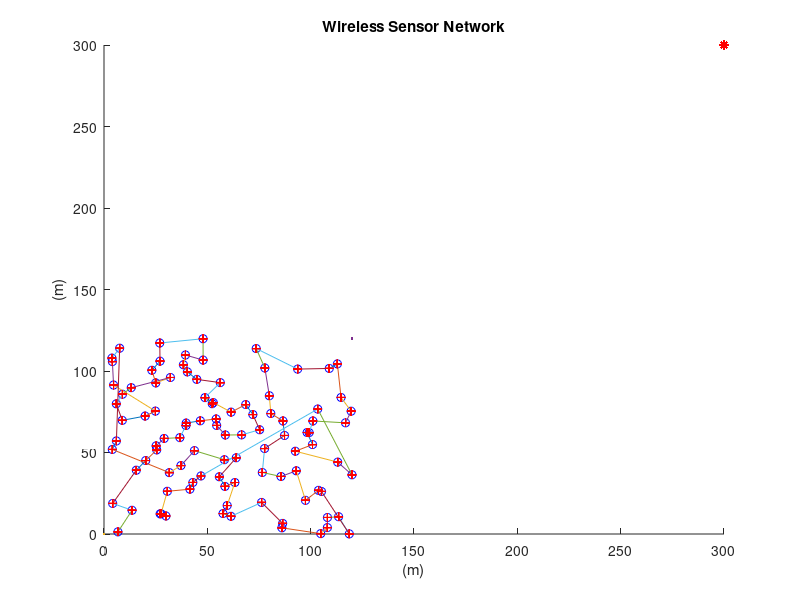
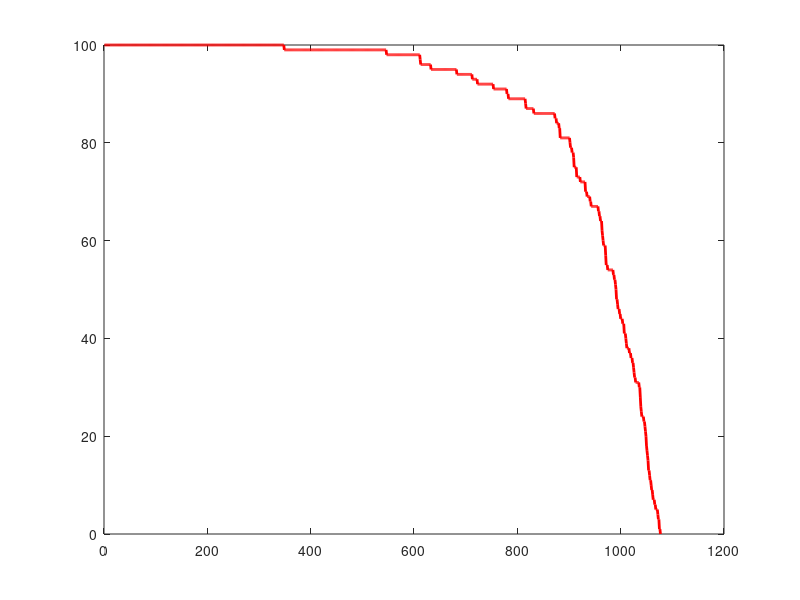

MATLAB code for these plots, in order: (Note: this script raises an error after producing the figures.)

close all;
clear;
clc;
%%%%%%%%%%%%%%%%%%%% Network Establishment Parameters %%%%%%%%%%%%%%%%%%%%
%%% Area of Operation %%%
% Field Dimensions in meters %
xm=120;
ym=120;
x=0; % added for better display results of the plot
y=0; % added for better display results of the plot
% Number of Nodes in the field %
n=100;
% Number of Dead Nodes in the beggining %
dead_nodes=0;
% Coordinates of the Sink (location is predetermined in this simulation) %
sinkx=300;
sinky=300;
%%% Energy Values %%%
% Initial Energy of a Node (in Joules) % 
Eo=1; % units in Joules
% Energy required to run circuity (both for transmitter and receiver) %
Eelec=50*10^(-9); % units in Joules/bit
ETx=50*10^(-9); % units in Joules/bit
ERx=50*10^(-9); % units in Joules/bit
% Transmit Amplifier Types %
Eamp=100*10^(-12); % units in Joules/bit/m^2 (amount of energy spent by the amplifier to transmit the bits)
% Data Aggregation Energy %
EDA=5*10^(-9); % units in Joules/bit
% Size of data package %
k=4000; % units in bits 
% Round of Operation %
rnd=0;
% Current Number of operating Nodes %
operating_nodes=n;
transmissions=0;
d(n,n)=0;
temp_dead=0;
dead_nodes=0;
selected=0;
flag1stdead=0;
count=0;
turn=0;
temp_val=0;
%%%%%%%%%%%%%%%%%%%%%%%%%%% End of Parameters %%%%%%%%%%%%%%%%%%%%%%%%%%%%
            %%% Creation of the Wireless Sensor Network %%%
% Plotting the WSN %
for i=1:n
    
    
    SN(i).id=i;	% sensor's ID number
    SN(i).x=rand(1,1)*xm;	% X-axis coordinates of sensor node
    SN(i).y=rand(1,1)*ym;	% Y-axis coordinates of sensor node
    SN(i).E=Eo;     % nodes energy levels (initially set to be equal to "Eo"
    SN(i).cond=1;   % States the current condition of the node. when the node is operational its value is =1 and when dead =0
    SN(i).dts=0;    % nodes distance from the sink
    SN(i).role=0;   % node acts as normal if the value is '0', if elected as a cluster head it  gets the value '1' (initially all nodes are normal)
    SN(i).pos=0;
    SN(i).closest=0;
    SN(i).prev=0;
    SN(i).dis=0;	% distance between two nodes headin towards to the cluster head from position 1
    SN(i).dis2=0;   % distance between two nodes headin towards to the cluster head from position 2
    SN(i).order=0;
    SN(i).sel=0;    % states if the node has already operated for this round or not (if 0 then no, if 1 then yes) 
    SN(i).rop=0;    % number of rounds node was operational
    SN(i).tel=0;    % states how many times the node was elected as a Cluster Head
    order(i)=0;
    hold on;
    figure(1)
    plot(x,y,xm,ym,SN(i).x,SN(i).y,'ob',sinkx,sinky,'*r');
    title 'Wireless Sensor Network';
    xlabel '(m)';
    ylabel '(m)';
    
end
 
    % Calculates Distance Between Each Node and the Sink (Base Station) %
 for i=1:n
    SN(i).dts=sqrt((sinkx-SN(i).x)^2 + (sinky-SN(i).y)^2);
    SN(i).Esink=Eelec*k + Eamp*k*(SN(i).dts)^2;
    T(i)=SN(i).dts;
 end
 
 
    A=sort(T,'descend'); % Creates array A containing the distance between each node and the sink,
                % sorted in an asceding order
     
     A_id(1:n)=0;
     % Creates array A_id which is sorted in a way that it's elements are
     % aligned with those of A. Contains the node ID
     for i=1:n
         for j=1:n
            if A(i)==SN(j).dts
               A_id(i)=SN(j).id;
            end
         end
     end
     
     
     % Creation of d Array with shortest distances %
     
     
            for i=1:n
             SN(i).closest=0;
             for j=1:n
                d(j,i)=sqrt((SN(i).x-SN(j).x)^2 + (SN(i).y-SN(j).y)^2);
                if d(j,i)==0
                    d(j,i)=9999;
                end
             end
            end
       
                  
        for i=1:n     
            [M,I]=min(d(:,i)); % finds the minimum distance of node to CH
            [Row, Col] = ind2sub(size(d),I); % displays the Cluster Number in which this node belongs too
            SN(i).closest=Row; % assigns node to the cluster
            SN(i).dis= d(Row,i); % assigns the distance of node to CH
        end
     
     
        % Choosing furthest node from sink %
        for i=1:n
             if SN(A_id(i)).E>0 && SN(A_id(i)).sel==0 && SN(A_id(i)).cond==1
                set= A_id(i);
                SN(set).sel=1;
                SN(set).pos=1;
                break;
             end
        end
     order(1)=set;
     
     temp=1;   
        while selected<n
            min_dis=9999;
            for i=1:n
                if  SN(i).sel==0 
                    d=sqrt((SN(i).x-SN(set).x)^2 + (SN(i).y-SN(set).y)^2);
                    if d<min_dis
                        min_dis=d;
                        next=i; 
                    end
                end
            end
            selected=selected+1;
            SN(set).closest=next;
            SN(set).dis=min_dis;
            SN(next).sel=1;
            SN(next).prev=set;
            SN(next).dis2=sqrt((SN(set).x-SN(next).x)^2 + (SN(set).y-SN(next).y)^2);
            plot([SN(set).x SN(next).x], [SN(set).y SN(next).y])
            hold on;
            set=next;
            temp=temp+1;
            order(temp)=set;
        end
        
   
        order(n+1)=[];
        SN(set).pos=2;
        SN(set).dis=0;
        SN(set).closest=0;
        for i=1:n
            if SN(i).closest==set && SN(i).pos==0;
               SN(set).prev=i;
               SN(set).dis2=sqrt((SN(i).x-SN(set).x)^2 + (SN(i).y-SN(set).y)^2);
            end
        end
    
        
        
        
                    % Data Transmission %
        
first_dead = -1;
middle_dead = -1;
last_dead = -1;
                      %%%%%% Set-Up Phase %%%%%% 
remaining_energy=[];                      
total_energy = [];           
energy_per_round=[];
        
        
while operating_nodes>0
    
        energy=0;
        
        for i=1:n
             SN(i).role=0;
        end
     
        % Cluster Head Election %
        cluster_head=mod(turn,n) +1;
        if SN(cluster_head).cond==0
            while SN(cluster_head).cond==0
               turn=turn+1;
               cluster_head=mod(turn,n) +1;
            end
        end
        if SN(cluster_head).cond==1
            SN(cluster_head).role=1;
            SN(cluster_head).tel=SN(cluster_head).tel+1;
            figure(1)
            plot(SN(cluster_head).x,SN(cluster_head).y,'+r')
        end
     
     
        for i=1:n
            if order(i)==cluster_head
                cl_pos=i;
                break;
            end
        end
        
        
        
  
        
for i=1:n
    if SN(order(i)).E>0 && SN(order(i)).cond==1
        
       if i<cl_pos       
          %%%%%%%%%%%%%%%%%%%%%%%%%%%%%%%%%
          if SN(order(i)).pos==1 && SN(order(i)).role==0 
             ETx= Eelec*k + Eamp*k*SN(order(i)).dis^2;
             SN(order(i)).E=SN(order(i)).E-ETx;
             energy=energy+ETx;
          end
          %%%%%%%%%%%%%%%%%%%%%%%%%%%%%%%%%
          if SN(order(i)).pos==0 && SN(order(i)).role==0
              ERx=(EDA+Eelec)*k;
              ETx= (EDA+Eelec)*k + Eamp*k*SN(order(i)).dis^2; 
              SN(order(i)).E=SN(order(i)).E-ETx-ERx;
              energy=energy+ETx+ERx;
          end     
       end
           
       if i>cl_pos       
          %%%%%%%%%%%%%%%%%%%%%%%%%%%%%%%%%
          if SN(order(i)).pos==2 && SN(order(i)).role==0 
             ETx= Eelec*k + Eamp*k*SN(order(i)).dis2^2;
             SN(order(i)).E=SN(order(i)).E-ETx;
             energy=energy+ETx;
          end
          %%%%%%%%%%%%%%%%%%%%%%%%%%%%%%%%%
          if SN(order(i)).pos==0 && SN(order(i)).role==0
              ERx=(EDA+Eelec)*k;
              ETx= (EDA+Eelec)*k + Eamp*k*SN(order(i)).dis2^2; 
              SN(order(i)).E=SN(order(i)).E-ETx-ERx;
              energy=energy+ETx+ERx;
          end    
       end
        
       if i==cl_pos       
          %%%%%%%%%%%%%%%%%%%%%%%%%%%%%%%%%%%%%%%%%%%%%%%
          if SN(order(i)).pos==0  && SN(order(i)).role==1
             ERx=(EDA+Eelec)*k*2;
             ETx= (EDA+Eelec)*k + Eamp*k*SN(order(i)).dts^2; 
             SN(order(i)).E=SN(order(i)).E-ETx-ERx;
             energy=energy+ETx+ERx;
          end
          %%%%%%%%%%%%%%%%%%%%%%%%%%%%%%%%%%%%%%%%%%%%%%%
          if SN(order(i)).pos==1  && SN(order(i)).role==1
             ERx=(EDA+Eelec)*k;
             ETx= (EDA+Eelec)*k + Eamp*k*SN(order(i)).dts^2; 
             SN(order(i)).E=SN(order(i)).E-ETx-ERx;
             energy=energy+ETx+ERx;
          end
          %%%%%%%%%%%%%%%%%%%%%%%%%%%%%%%%%%%%%%%%%%%%%%%
          if SN(order(i)).pos==2  && SN(order(i)).role==1
             ERx=(EDA+Eelec)*k;
             ETx= (EDA+Eelec)*k + Eamp*k*SN(order(i)).dts^2; 
             SN(order(i)).E=SN(order(i)).E-ETx-ERx;
             energy=energy+ETx+ERx;
          end   
       end
       
    end
    
    if SN(order(i)).E<=0 && SN(order(i)).cond==1
       SN(order(i)).cond=0;
     
       
                 %%%%%%%%%%%%%%%%%%%%%%%%%%%%%%%%%
                 if SN(order(i)).pos==1 && SN(order(i)).role==0
                    if operating_nodes==1
                    done='OK'
                    else
                    t=i;
                    while SN(order(t)).cond==0 && t<n
                        t=t+1;
                    end
                    SN(order(t)).pos=1;
                    SN(order(t)).prev=0;
                    end
                 end
                 %%%%%%%%%%%%%%%%%%%%%%%%%%%%%%%%%
                 if SN(order(i)).pos==2 && SN(order(i)).role==0
                    if operating_nodes==1
                    done='OK';
                    else
                    t=i;
                    while SN(order(t)).cond==0 && t>1
                        t=t-1;
                    end
                    SN(order(t)).pos=2; 
                    SN(order(t)).closest=0;
                    end
                 end
                 %%%%%%%%%%%%%%%%%%%%%%%%%%%%%%%%%
                 if SN(order(i)).pos==0 && SN(order(i)).role==1
                    SN(order(i)).role=0;
                    after=i;
                    for l=after:n 
                        if SN(order(l)).cond==1
                        break;
                        end
                    end
                    bef=i;
                    for j=bef:-1:1 
                        if SN(order(j)).cond==1
                        break;
                        end
                    end
                    SN(order(j)).closest=order(l);
                    SN(order(l)).prev=order(j);
                    SN(order(j)).dis=sqrt((SN(order(l)).x-SN(order(j)).x)^2 + (SN(order(l)).y-SN(order(j)).y)^2);
                    SN(order(l)).dis2=SN(order(j)).closest; 
                 end
                 %%%%%%%%%%%%%%%%%%%%%%%%%%%%%%%%%
                 if SN(order(i)).pos==1 && SN(order(i)).role==1
                    SN(order(i)).role=0;
                    t=i;
                    while SN(order(t)).cond==0 && t<n
                        t=t+1;
                    end
                    SN(order(t)).pos=1;
                 end
                 %%%%%%%%%%%%%%%%%%%%%%%%%%%%%%%%%
                 if SN(order(i)).pos==2 && SN(order(i)).role==1
                    SN(order(i)).role=0;
                    t=i;
                    while SN(order(t)).cond==0 && t>1
                        t=t-1;
                    end
                    SN(order(t)).pos=2; 
                 end
                 %%%%%%%%%%%%%%%%%%%%%%%%%%%%%%%%%
                 if SN(order(i)).pos==0 && SN(order(i)).role==0
                    after=i;
                    for l=after:n 
                        if SN(order(l)).cond==1
                        break;
                        end
                    end
                    bef=i;
                    for j=bef:-1:1 
                        if SN(order(j)).cond==1
                        break;
                        end
                    end
                    SN(order(j)).closest=order(l);
                    SN(order(l)).prev=order(j);
                    SN(order(j)).dis=sqrt((SN(order(l)).x-SN(order(j)).x)^2 + (SN(order(l)).y-SN(order(j)).y)^2);
                    SN(order(l)).dis2=SN(order(j)).dis;       
                 end
                 
                 
                
                operating_nodes=operating_nodes-1
                dead_nodes=dead_nodes+1;
                SN(order(i)).closest=0; 
                SN(order(i)).prev=0;
                SN(order(i)).dis=0;
                SN(order(i)).dis2=0;
                SN(order(i)).pos=101;
                SN(order(i)).rop=rnd;
    end
            
 
end
    
     if operating_nodes<n && temp_val==0
        temp_val=1;
        flag1stdead=rnd;
     end
       
        rnd=rnd+1
        turn=turn+1;
        
        op(rnd)=operating_nodes;
        
    if energy>0
    nrg(rnd)=energy;
    end
    if rnd>=1
      remaining_energy(rnd) = sum([SN([SN.cond] == 1).E]);
    end
    if rnd == 1
    total_energy(rnd  ) = energy;
    elseif rnd >= 2
    total_energy(rnd) = total_energy(rnd - 1) + energy; % accumulate energy
    end
    energy_per_round(rnd)=energy;
    if first_dead == -1 && dead_nodes > 0
        first_dead = rnd;
    end
    if middle_dead == -1 && dead_nodes >= 50
        middle_dead = rnd;
    end
    if last_dead == -1 && dead_nodes == 100
        last_dead = rnd;
    end
        
   
end
sum=0;
for i=1:flag1stdead
    sum=nrg(i) + sum;
end
temp1=sum/flag1stdead;
temp2=temp1/n;
for i=1:flag1stdead
avg_node(i)=temp2;
end
        
   
    
    % Plotting Simulation Results "Operating Nodes per Transmission" %
    figure(2)
    plot(1:rnd,op(1:rnd),'-r','Linewidth',2);
    T = table((1:rnd)', op(1:rnd)');
    writetable(T, 'pegasis.txt')
    title ({'PEGASIS'; 'Operational Nodes per Transmission';})
    xlabel 'Transmissions';
    ylabel 'Operational Nodes';
    hold on;
    
    % Plotting Simulation Results "Energy consumed per Transmission" %
    figure(3)
    plot(1:flag1stdead,nrg(1:flag1stdead),'-r','Linewidth',2);
    title ({'PEGASIS'; 'Energy consumed per Transmission';})
    xlabel 'Transmission';
    ylabel 'Energy ( J )';
    hold on;
    
    % Plotting Simulation Results "Average Energy consumed by a Node per Transmission" %
    figure(4)
    plot(1:flag1stdead,avg_node(1:flag1stdead),'-r','Linewidth',2);
    title ({'PEGASIS'; 'Average Energy consumed by a Node per Transmission';})
    xlabel 'Transmissions';
    ylabel 'Energy ( J )';
    hold on;
    % Plotting Simulation Results "Total Energy consumed by All Nodes per Transmission" %
figure(5)
plot(1:rnd-1,total_energy(1:rnd-1),'-b','Linewidth',2);
A = table((1:rnd-1)', total_energy(1:rnd-1)');
writetable(A, 'Pegasis_total_energy.txt')
title ({'PEGASIS'; 'Total Energy consumed by All Nodes per Transmission';})
xlabel 'Transmissions';
ylabel 'Total Energy ( J )';
hold on;
figure(7)
plot(1:rnd-1, remaining_energy(1:rnd-1), '-b', 'LineWidth', 2);
B = table((1:rnd-1)', remaining_energy(1:rnd-1)');
writetable(B, 'Pegasis_remain_energy.txt')
title({'LEACH'; 'Total Remaining Energy of All Active Nodes per Round'});
xlabel('Rounds');
ylabel('Total Remaining Energy ( J )');
hold on;
figure(8)
plot(1:rnd,energy_per_round(1:rnd),'-b','Linewidth',2);
C = table((1:rnd)', energy_per_round(1:rnd)');
writetable(C, 'Pegasis_energy_per_round.txt')
title ({'PEGASIS'; ' Energy per round All Nodes per Transmission';})
xlabel 'Transmissions';
ylabel 'Total Energy ( J )';
hold on;
disp(['Vòng mà nút đầu tiên chết: ', num2str(first_dead)]);
disp(['Vòng mà nút giữa chết: ', num2str(middle_dead)]);
disp(['Vòng mà nút cuối cùng chết: ', num2str(last_dead)]);